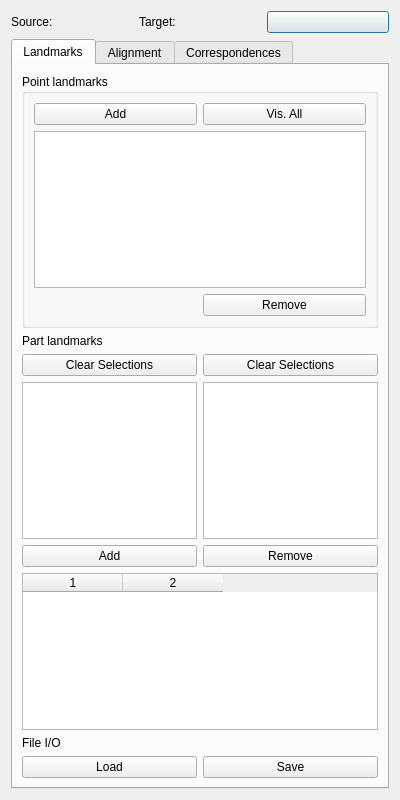
<?xml version="1.0" encoding="UTF-8"?>
<ui version="4.0">
 <class>LandmarksDialog</class>
 <widget class="QDialog" name="LandmarksDialog">
  <property name="windowModality">
   <enum>Qt::WindowModal</enum>
  </property>
  <property name="geometry">
   <rect>
    <x>0</x>
    <y>0</y>
    <width>400</width>
    <height>800</height>
   </rect>
  </property>
  <property name="minimumSize">
   <size>
    <width>280</width>
    <height>800</height>
   </size>
  </property>
  <property name="maximumSize">
   <size>
    <width>400</width>
    <height>800</height>
   </size>
  </property>
  <property name="windowTitle">
   <string>Dialog</string>
  </property>
  <property name="modal">
   <bool>true</bool>
  </property>
  <layout class="QGridLayout" name="gridLayout_3">
   <item row="0" column="0">
    <layout class="QHBoxLayout" name="horizontalLayout">
     <item>
      <widget class="QLabel" name="sName">
       <property name="text">
        <string>Source: </string>
       </property>
      </widget>
     </item>
     <item>
      <widget class="QLabel" name="tName">
       <property name="text">
        <string>Target:</string>
       </property>
      </widget>
     </item>
     <item>
      <widget class="QPushButton" name="reloadButton">
       <property name="text">
        <string/>
       </property>
       <property name="icon">
        <iconset resource="topo-blend.qrc">
         <normaloff>:/images/update.png</normaloff>:/images/update.png</iconset>
       </property>
      </widget>
     </item>
    </layout>
   </item>
   <item row="1" column="0">
    <widget class="QTabWidget" name="tabWidget">
     <property name="currentIndex">
      <number>0</number>
     </property>
     <widget class="QWidget" name="tab">
      <attribute name="title">
       <string>Landmarks</string>
      </attribute>
      <layout class="QGridLayout" name="gridLayout_4">
       <item row="0" column="0" colspan="2">
        <widget class="QGroupBox" name="groupBox_2">
         <property name="title">
          <string>Point landmarks</string>
         </property>
         <layout class="QGridLayout" name="gridLayout_6">
          <item row="0" column="0">
           <widget class="QPushButton" name="addPointLandmarkButton">
            <property name="text">
             <string>Add</string>
            </property>
           </widget>
          </item>
          <item row="1" column="0" colspan="2">
           <widget class="QListWidget" name="pointLandmarksList">
            <property name="selectionMode">
             <enum>QAbstractItemView::SingleSelection</enum>
            </property>
           </widget>
          </item>
          <item row="0" column="1">
           <widget class="QPushButton" name="visAllButton">
            <property name="text">
             <string>Vis. All</string>
            </property>
           </widget>
          </item>
          <item row="2" column="1">
           <widget class="QPushButton" name="removePointLandmarkButton">
            <property name="text">
             <string>Remove</string>
            </property>
            <property name="icon">
             <iconset resource="topo-blend.qrc">
              <normaloff>:/images/cross-red.png</normaloff>:/images/cross-red.png</iconset>
            </property>
           </widget>
          </item>
         </layout>
        </widget>
       </item>
       <item row="2" column="0">
        <widget class="QLabel" name="label_8">
         <property name="text">
          <string>Part landmarks</string>
         </property>
        </widget>
       </item>
       <item row="3" column="0">
        <widget class="QPushButton" name="sClearButton">
         <property name="text">
          <string>Clear Selections</string>
         </property>
         <property name="icon">
          <iconset resource="topo-blend.qrc">
           <normaloff>:/images/cross-red.png</normaloff>:/images/cross-red.png</iconset>
         </property>
        </widget>
       </item>
       <item row="3" column="1">
        <widget class="QPushButton" name="tClearButton">
         <property name="text">
          <string>Clear Selections</string>
         </property>
         <property name="icon">
          <iconset resource="topo-blend.qrc">
           <normaloff>:/images/cross-red.png</normaloff>:/images/cross-red.png</iconset>
         </property>
        </widget>
       </item>
       <item row="4" column="0">
        <widget class="QListWidget" name="sList">
         <property name="selectionMode">
          <enum>QAbstractItemView::MultiSelection</enum>
         </property>
        </widget>
       </item>
       <item row="4" column="1">
        <widget class="QListWidget" name="tList">
         <property name="selectionMode">
          <enum>QAbstractItemView::MultiSelection</enum>
         </property>
        </widget>
       </item>
       <item row="5" column="0">
        <widget class="QPushButton" name="addButton">
         <property name="text">
          <string>Add</string>
         </property>
         <property name="icon">
          <iconset resource="topo-blend.qrc">
           <normaloff>:/images/downarrow.png</normaloff>:/images/downarrow.png</iconset>
         </property>
        </widget>
       </item>
       <item row="5" column="1">
        <widget class="QPushButton" name="removeButton">
         <property name="text">
          <string>Remove</string>
         </property>
         <property name="icon">
          <iconset resource="topo-blend.qrc">
           <normaloff>:/images/uparrow.png</normaloff>:/images/uparrow.png</iconset>
         </property>
        </widget>
       </item>
       <item row="6" column="0" colspan="2">
        <widget class="QTableWidget" name="landmarksTable">
         <property name="selectionMode">
          <enum>QAbstractItemView::ContiguousSelection</enum>
         </property>
         <property name="selectionBehavior">
          <enum>QAbstractItemView::SelectRows</enum>
         </property>
         <property name="horizontalScrollMode">
          <enum>QAbstractItemView::ScrollPerPixel</enum>
         </property>
         <property name="columnCount">
          <number>2</number>
         </property>
         <column/>
         <column/>
        </widget>
       </item>
       <item row="7" column="0">
        <widget class="QLabel" name="label_3">
         <property name="text">
          <string>File I/O</string>
         </property>
        </widget>
       </item>
       <item row="8" column="0">
        <widget class="QPushButton" name="loadButton">
         <property name="text">
          <string>Load</string>
         </property>
         <property name="icon">
          <iconset resource="topo-blend.qrc">
           <normaloff>:/images/openGraph.png</normaloff>:/images/openGraph.png</iconset>
         </property>
        </widget>
       </item>
       <item row="8" column="1">
        <widget class="QPushButton" name="saveButton">
         <property name="text">
          <string>Save</string>
         </property>
         <property name="icon">
          <iconset resource="topo-blend.qrc">
           <normaloff>:/images/saveGraph.png</normaloff>:/images/saveGraph.png</iconset>
         </property>
        </widget>
       </item>
      </layout>
     </widget>
     <widget class="QWidget" name="tab_3">
      <attribute name="title">
       <string>Alignment</string>
      </attribute>
      <layout class="QGridLayout" name="gridLayout">
       <item row="11" column="1" colspan="4">
        <spacer name="verticalSpacer">
         <property name="orientation">
          <enum>Qt::Vertical</enum>
         </property>
         <property name="sizeHint" stdset="0">
          <size>
           <width>20</width>
           <height>40</height>
          </size>
         </property>
        </spacer>
       </item>
       <item row="5" column="3" colspan="2">
        <widget class="QPushButton" name="rotateButton">
         <property name="text">
          <string>Rotate</string>
         </property>
        </widget>
       </item>
       <item row="6" column="1">
        <widget class="QLabel" name="label_7">
         <property name="text">
          <string>Scale</string>
         </property>
         <property name="alignment">
          <set>Qt::AlignRight|Qt::AlignTrailing|Qt::AlignVCenter</set>
         </property>
        </widget>
       </item>
       <item row="4" column="2">
        <widget class="QSpinBox" name="graphID">
         <property name="alignment">
          <set>Qt::AlignRight|Qt::AlignTrailing|Qt::AlignVCenter</set>
         </property>
        </widget>
       </item>
       <item row="6" column="2" colspan="3">
        <widget class="QSlider" name="scaleTarget">
         <property name="minimum">
          <number>25</number>
         </property>
         <property name="maximum">
          <number>100</number>
         </property>
         <property name="singleStep">
          <number>1</number>
         </property>
         <property name="pageStep">
          <number>1</number>
         </property>
         <property name="value">
          <number>50</number>
         </property>
         <property name="orientation">
          <enum>Qt::Horizontal</enum>
         </property>
         <property name="invertedAppearance">
          <bool>false</bool>
         </property>
         <property name="tickPosition">
          <enum>QSlider::TicksBelow</enum>
         </property>
         <property name="tickInterval">
          <number>10</number>
         </property>
        </widget>
       </item>
       <item row="4" column="1">
        <widget class="QLabel" name="label_4">
         <property name="text">
          <string>Graph ID</string>
         </property>
         <property name="alignment">
          <set>Qt::AlignRight|Qt::AlignTrailing|Qt::AlignVCenter</set>
         </property>
        </widget>
       </item>
       <item row="5" column="2">
        <widget class="QSpinBox" name="angleAroundZ">
         <property name="alignment">
          <set>Qt::AlignRight|Qt::AlignTrailing|Qt::AlignVCenter</set>
         </property>
         <property name="minimum">
          <number>90</number>
         </property>
         <property name="maximum">
          <number>270</number>
         </property>
         <property name="singleStep">
          <number>90</number>
         </property>
         <property name="value">
          <number>90</number>
         </property>
        </widget>
       </item>
       <item row="5" column="1">
        <widget class="QLabel" name="label">
         <property name="text">
          <string>Angle</string>
         </property>
         <property name="alignment">
          <set>Qt::AlignRight|Qt::AlignTrailing|Qt::AlignVCenter</set>
         </property>
        </widget>
       </item>
       <item row="3" column="1">
        <widget class="QCheckBox" name="showAABB">
         <property name="text">
          <string>Show AABB</string>
         </property>
        </widget>
       </item>
       <item row="3" column="3" colspan="2">
        <widget class="QPushButton" name="normalizeButton">
         <property name="text">
          <string>Normalize</string>
         </property>
        </widget>
       </item>
       <item row="7" column="1" colspan="4">
        <widget class="QGroupBox" name="groupBox_3">
         <property name="title">
          <string>Alignment opertaions</string>
         </property>
         <layout class="QGridLayout" name="gridLayout_7">
          <item row="0" column="0">
           <widget class="QLabel" name="label_13">
            <property name="text">
             <string>Source</string>
            </property>
           </widget>
          </item>
          <item row="0" column="1">
           <widget class="QLabel" name="label_14">
            <property name="text">
             <string>Target</string>
            </property>
           </widget>
          </item>
          <item row="1" column="0">
           <widget class="QListWidget" name="alignList1">
            <property name="alternatingRowColors">
             <bool>true</bool>
            </property>
            <property name="selectionMode">
             <enum>QAbstractItemView::SingleSelection</enum>
            </property>
           </widget>
          </item>
          <item row="1" column="1">
           <widget class="QListWidget" name="alignList2">
            <property name="alternatingRowColors">
             <bool>true</bool>
            </property>
            <property name="selectionMode">
             <enum>QAbstractItemView::SingleSelection</enum>
            </property>
           </widget>
          </item>
          <item row="2" column="0" colspan="2">
           <widget class="QPushButton" name="basicAlignButton">
            <property name="text">
             <string>Basic alignment</string>
            </property>
           </widget>
          </item>
         </layout>
        </widget>
       </item>
      </layout>
     </widget>
     <widget class="QWidget" name="tab_2">
      <attribute name="title">
       <string>Correspondences</string>
      </attribute>
      <layout class="QGridLayout" name="gridLayout_5">
       <item row="4" column="2" colspan="2">
        <widget class="QPushButton" name="computeCorrButton">
         <property name="styleSheet">
          <string notr="true">font: 75 8pt &quot;MS Shell Dlg 2&quot;;</string>
         </property>
         <property name="text">
          <string>Cmpt. Corr.</string>
         </property>
        </widget>
       </item>
       <item row="4" column="0">
        <widget class="QLabel" name="label_2">
         <property name="text">
          <string>Score Threshold</string>
         </property>
         <property name="alignment">
          <set>Qt::AlignRight|Qt::AlignTrailing|Qt::AlignVCenter</set>
         </property>
        </widget>
       </item>
       <item row="8" column="0" colspan="4">
        <widget class="QTableWidget" name="corrTable">
         <property name="selectionMode">
          <enum>QAbstractItemView::ContiguousSelection</enum>
         </property>
         <property name="selectionBehavior">
          <enum>QAbstractItemView::SelectRows</enum>
         </property>
         <property name="verticalScrollMode">
          <enum>QAbstractItemView::ScrollPerItem</enum>
         </property>
         <property name="horizontalScrollMode">
          <enum>QAbstractItemView::ScrollPerPixel</enum>
         </property>
         <property name="columnCount">
          <number>3</number>
         </property>
         <column/>
         <column/>
         <column/>
        </widget>
       </item>
       <item row="9" column="0" colspan="3">
        <widget class="QGroupBox" name="groupBox">
         <property name="title">
          <string>Experiments</string>
         </property>
         <layout class="QGridLayout" name="gridLayout_2">
          <item row="0" column="1">
           <widget class="QLabel" name="label_5">
            <property name="text">
             <string>sourceID</string>
            </property>
            <property name="alignment">
             <set>Qt::AlignRight|Qt::AlignTrailing|Qt::AlignVCenter</set>
            </property>
           </widget>
          </item>
          <item row="0" column="0">
           <widget class="QLabel" name="label_6">
            <property name="text">
             <string>Visualize Fuzzy Distance</string>
            </property>
           </widget>
          </item>
          <item row="0" column="2">
           <widget class="QSpinBox" name="sourceID">
            <property name="maximum">
             <number>20</number>
            </property>
           </widget>
          </item>
          <item row="1" column="0" colspan="2">
           <widget class="QPushButton" name="p2pButton">
            <property name="text">
             <string>Test Point2Point Corr.</string>
            </property>
           </widget>
          </item>
         </layout>
        </widget>
       </item>
       <item row="1" column="0">
        <widget class="QDoubleSpinBox" name="spatialWeight">
         <property name="maximum">
          <double>1.000000000000000</double>
         </property>
         <property name="singleStep">
          <double>0.100000000000000</double>
         </property>
         <property name="value">
          <double>1.000000000000000</double>
         </property>
        </widget>
       </item>
       <item row="1" column="1">
        <widget class="QDoubleSpinBox" name="structuralWeight">
         <property name="maximum">
          <double>1.000000000000000</double>
         </property>
         <property name="singleStep">
          <double>0.100000000000000</double>
         </property>
         <property name="value">
          <double>1.000000000000000</double>
         </property>
        </widget>
       </item>
       <item row="0" column="0">
        <widget class="QLabel" name="label_9">
         <property name="text">
          <string>Spatial</string>
         </property>
        </widget>
       </item>
       <item row="0" column="1">
        <widget class="QLabel" name="label_10">
         <property name="text">
          <string>Structural</string>
         </property>
        </widget>
       </item>
       <item row="1" column="3">
        <widget class="QDoubleSpinBox" name="orientationWeight">
         <property name="maximum">
          <double>10.000000000000000</double>
         </property>
         <property name="singleStep">
          <double>0.100000000000000</double>
         </property>
         <property name="value">
          <double>0.500000000000000</double>
         </property>
        </widget>
       </item>
       <item row="2" column="2" colspan="2">
        <widget class="QPushButton" name="computeDisMButton">
         <property name="text">
          <string>Cmpt. disM</string>
         </property>
        </widget>
       </item>
       <item row="4" column="1">
        <widget class="QDoubleSpinBox" name="scoreThreshold">
         <property name="decimals">
          <number>2</number>
         </property>
         <property name="maximum">
          <double>1.000000000000000</double>
         </property>
         <property name="singleStep">
          <double>0.050000000000000</double>
         </property>
         <property name="value">
          <double>0.400000000000000</double>
         </property>
        </widget>
       </item>
       <item row="1" column="2">
        <widget class="QDoubleSpinBox" name="sizeWeight">
         <property name="maximum">
          <double>1.000000000000000</double>
         </property>
         <property name="singleStep">
          <double>0.100000000000000</double>
         </property>
         <property name="value">
          <double>0.500000000000000</double>
         </property>
        </widget>
       </item>
       <item row="0" column="2">
        <widget class="QLabel" name="label_11">
         <property name="text">
          <string>Size</string>
         </property>
        </widget>
       </item>
       <item row="0" column="3">
        <widget class="QLabel" name="label_12">
         <property name="text">
          <string>Orientation</string>
         </property>
        </widget>
       </item>
       <item row="5" column="2" colspan="2">
        <widget class="QPushButton" name="alignNodesButton">
         <property name="text">
          <string>Align Nodes</string>
         </property>
        </widget>
       </item>
       <item row="5" column="0" colspan="2">
        <widget class="QPushButton" name="runButton">
         <property name="text">
          <string>Run</string>
         </property>
        </widget>
       </item>
       <item row="2" column="0" colspan="2">
        <widget class="QPushButton" name="prepareButton">
         <property name="text">
          <string>Prepare Matrices</string>
         </property>
        </widget>
       </item>
      </layout>
     </widget>
    </widget>
   </item>
  </layout>
 </widget>
 <resources>
  <include location="topo-blend.qrc"/>
 </resources>
 <connections/>
</ui>
